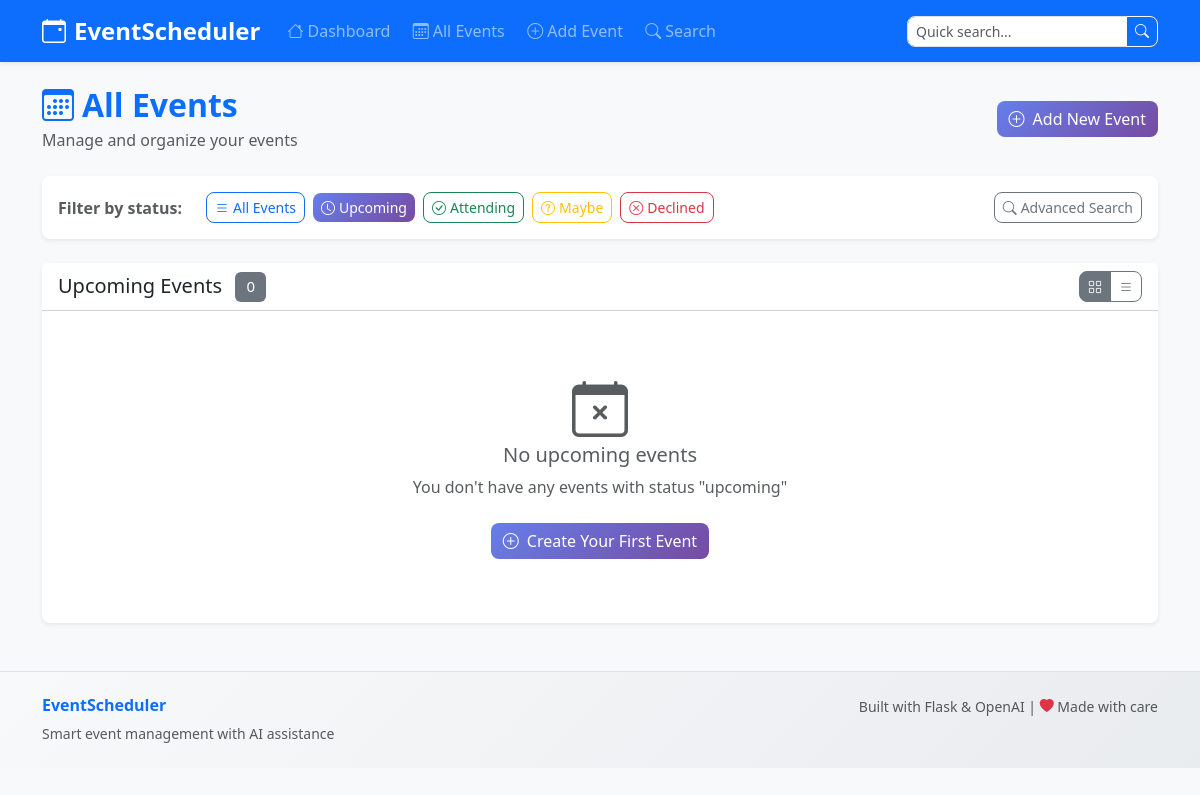
Before: /events/?status=upcoming with the older database file.
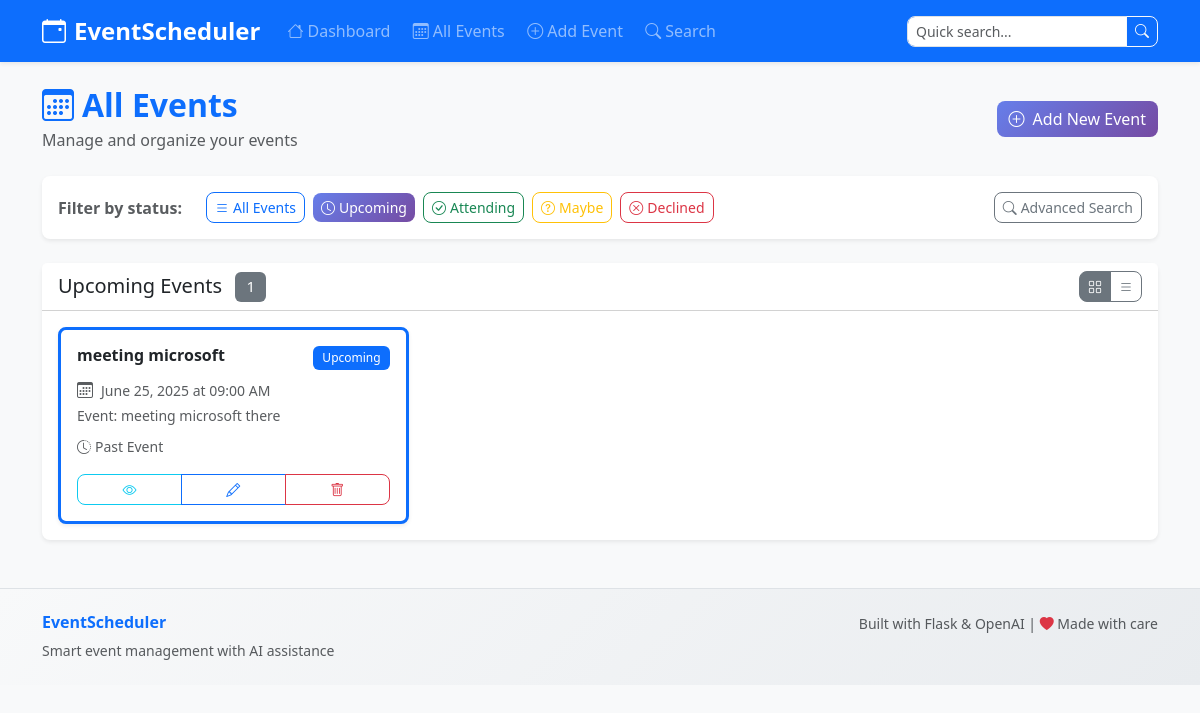
After: the same page with the newer database file.
### tables this page shows
CREATE TABLE events (
            id INTEGER PRIMARY KEY AUTOINCREMENT,
            title TEXT NOT NULL,
            description TEXT,
            date TEXT NOT NULL,
            location TEXT,
            status TEXT DEFAULT 'upcoming',
            created_at TEXT DEFAULT CURRENT_TIMESTAMP,
            updated_at TEXT DEFAULT CURRENT_TIMESTAMP
        );

### routes/events.py (the view)
@events_bp.route('/')
def list_events():
    status_filter = request.args.get('status', '')
    conn = get_db_connection()
    if status_filter:
        events = conn.execute('''
            SELECT * FROM events
            WHERE status = ?
            ORDER BY date DESC
        ''', (status_filter,)).fetchall()
    else:
        events = conn.execute('''
            SELECT * FROM events
            ORDER BY date DESC
        ''').fetchall()
    conn.close()
    class MockPagination:
        def __init__(self, items):
            self.items = items
            self.has_prev = False
            self.has_next = False
            self.prev_num = None
            self.next_num = None
            self.page = 1
            self.pages = 1
    events_paginated = MockPagination(events)
    return render_template('events.html',
                         events=events_paginated,
                         current_status=status_filter)

### app.py (called while the page is built)
def format_date(date_str):
    try:
        dt = datetime.fromisoformat(date_str.replace('Z', '+00:00'))
        return dt.strftime('%B %d, %Y at %I:%M %p')
    except:
        return date_str

def is_past(date_str):
    try:
        dt = datetime.fromisoformat(date_str.replace('Z', '+00:00'))
        return dt < datetime.now()
    except:
        return False

### routes/events.py (called while the page is built)
def get_db_connection():
    os.makedirs('data', exist_ok=True)
    conn = sqlite3.connect('data/events.db')
    conn.row_factory = sqlite3.Row
    return conn

### templates/events.html (shortened to what the changed rows need)
{% extends "base.html" %}
{% block content %}
<div class="row">
    <div class="col-12">
        <div class="d-flex justify-content-between align-items-center mb-4">
            <div>
                <h2 class="fw-bold text-primary mb-1">
                    <i class="bi bi-calendar3 me-2"></i>All Events
                </h2>
            </div>
        </div>
        <div class="card shadow-sm">
            <div class="card-header bg-white">
                <div class="d-flex justify-content-between align-items-center">
                    <h5 class="mb-0">
                        {% if current_status %}
                            {{ current_status|title }} Events
                        {% else %}
                            All Events
                        {% endif %}
                        <span class="badge bg-secondary ms-2">{{ events.items|length }}</span>
                    </h5>
                    <div class="btn-group btn-group-sm" role="group">
                        <button type="button" class="btn btn-outline-secondary active" id="gridViewBtn">
                        </button>
                        <button type="button" class="btn btn-outline-secondary" id="listViewBtn">
                        </button>
                    </div>
                </div>
            </div>
            <div class="card-body">
                {% if events.items %}
                    <div id="gridView" class="events-grid">
                        <div class="row g-3">
                            {% for event in events.items %}
                            <div class="col-md-6 col-lg-4">
                                <div class="event-card bg-white border rounded-3 p-3 h-100 shadow-sm hover-shadow
                                            border-start border-3
                                            {% if event.status == 'upcoming' %}border-primary{% endif %}
                                            {% if event.status == 'declined' %}border-danger{% endif %}">
                                    <div class="d-flex justify-content-between align-items-start mb-2">
                                        <h6 class="fw-bold mb-0 text-truncate me-2">{{ event.title }}</h6>
                                        <span class="badge
                                            {% if event.status == 'upcoming' %}bg-primary{% endif %}
                                            {% if event.status == 'declined' %}bg-danger{% endif %}">
                                            {{ event.status|title }}
                                        </span>
                                    </div>
                                    <div class="event-details">
                                        <div class="d-flex align-items-center mb-1 text-muted">
                                            <i class="bi bi-calendar3 me-2"></i>
                                            <small>{{ event.date|format_date }}</small>
                                        </div>
                                        {% if event.description %}
                                        <p class="small text-muted mb-2 event-description">
                                            {{ event.description[:80] }}{% if event.description|length > 80 %}...{% endif %}
                                        </p>
                                        {% endif %}
                                        {% if event.date|is_past %}
                                        <div class="mb-2">
                                            <small class="text-muted">
                                                <i class="bi bi-clock-history me-1"></i>Past Event
                                            </small>
                                        </div>
                                        {% endif %}
                                    </div>
                                    <div class="event-actions mt-3">
                                        <div class="btn-group btn-group-sm w-100" role="group">
                                            <button type="button" class="btn btn-outline-info"
                                                    data-event-id="{{ event.id }}"
                                                    onclick="viewEventDetailsSafe(this)">
                                                <i class="bi bi-eye"></i>
                                            </button>
                                            <a href="{{ url_for('events.edit_event', event_id=event.id) }}"
                                               class="btn btn-outline-primary">
                                                <i class="bi bi-pencil"></i>
                                            </a>
                                            <button type="button" class="btn btn-outline-danger"
                                                    data-event-id="{{ event.id }}"
                                                    data-event-title="{{ event.title|e }}"
                                                    onclick="deleteEventSafe(this)">
                                                <i class="bi bi-trash"></i>
                                            </button>
                                        </div>
                                    </div>
                                </div>
                            </div>
                            {% endfor %}
                        </div>
                    </div>
                {% else %}
                    <div class="text-center py-5">
                        {% if current_status %}
                            <i class="bi bi-calendar-x display-4 text-muted mb-3"></i>
                            <h5 class="text-muted">No {{ current_status }} events</h5>
                            <p class="text-muted mb-4">You don't have any events with status "{{ current_status }}"</p>
                        {% else %}
                            <i class="bi bi-calendar-x display-4 text-muted mb-3"></i>
                            <h5 class="text-muted">No events yet</h5>
                            <p class="text-muted mb-4">Get started by creating your first event!</p>
                        {% endif %}
                        <a href="{{ url_for('events.add_event') }}" class="btn btn-primary">
                            <i class="bi bi-plus-circle me-2"></i>Create Your First Event
                        </a>
                    </div>
                {% endif %}
            </div>
        </div>
    </div>
</div>
{% endblock %}

Changed rows visible on the page:
added events: status "Upcoming", title "meeting microsoft", date "June 25, 2025 at 09:00 AM", description "Event: meeting microsoft there", shows "Past Event"
Other visible differences:
{{ events.items|length }}: "0" → "1"
{{ current_status|title }}: "Upcoming" → (not shown)
{{ current_status }}: "upcoming" → (not shown)
text no longer shown: "No events You don't have any events with status \" \" Create Your First Event"
